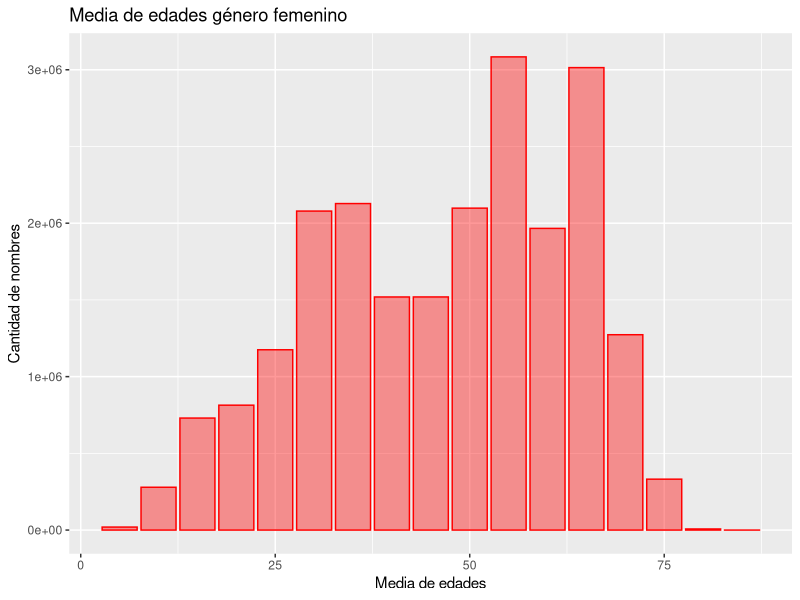
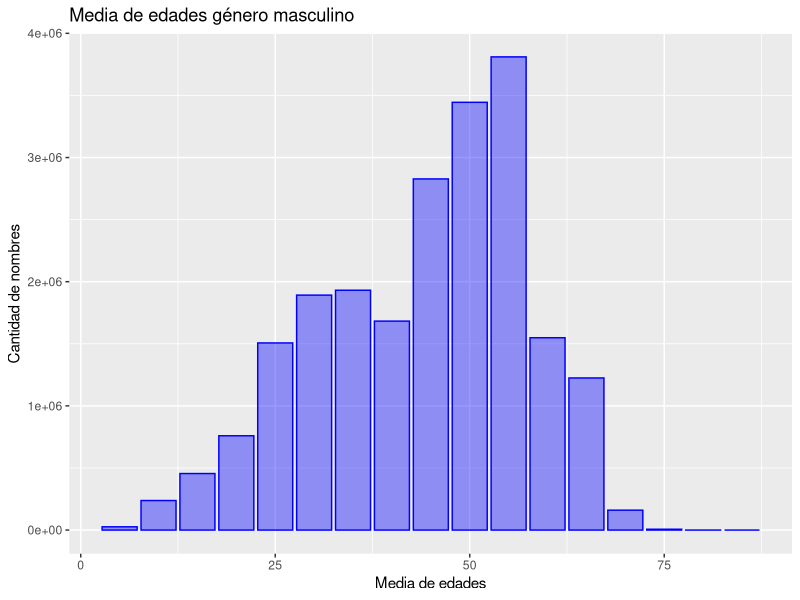
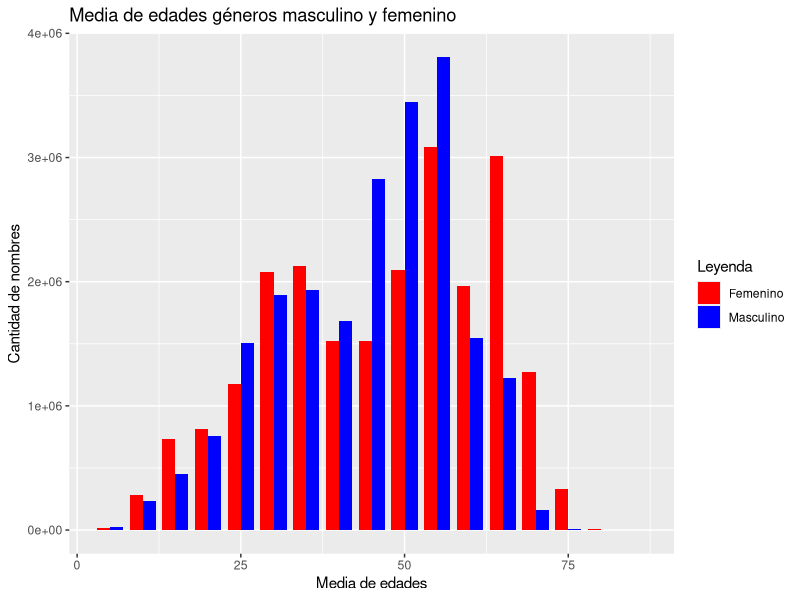

Here is the R script that generated these plots, in order:
## ---- chunk 1
library(ggplot2)
female_data <- read.csv('female_names.csv', header = TRUE)
male_data <- read.csv('male_names.csv', header = TRUE)

female_max <- female_data[which.max(female_data$frequency),]
male_max <- male_data[which.max(male_data$frequency),]

get_frecuency_range <- function(dataframe, gender) {
  l <- seq(5, 85, by=5)
  df <- data.frame(mean_age = numeric(), female_count = numeric())
  
  for (i in seq_along(l)) {
    temp_data <- dataframe[dataframe$mean_age >= (l[i] - 5) & dataframe$mean_age < l[i], ]
    df <- rbind(df, data.frame(
      gender = gender,
      mean_age = l[i],
      frecuency = sum(temp_data$frequency)))    
  }

  return (df)
}

count_names <- function(name) {
    return (sapply(gregexpr('\\S+', name), length))
}
## ---- chunk 2
female_frequency_range <- get_frecuency_range(female_data, 'female')
ggplot(data=female_frequency_range, aes(x=mean_age, y=frecuency)) +
  geom_histogram(stat='identity', alpha = .4, color = 'red', fill = 'red', position = 'dodge') +
  labs(title='Media de edades género femenino', x='Media de edades', y='Cantidad de nombres')
## ---- chunk 3
male_frequency_range <- get_frecuency_range(male_data, 'male')
ggplot(data=male_frequency_range, aes(x=mean_age, y=frecuency)) +
  geom_histogram(stat='identity', alpha = .4, color = 'blue', fill = 'blue', position = 'dodge') +
  labs(title='Media de edades género masculino', x='Media de edades', y='Cantidad de nombres')
## ---- chunk 4
combined_data <- rbind(female_frequency_range, male_frequency_range)
ggplot(combined_data, aes(x=mean_age, y=frecuency, fill=gender)) +
  geom_bar(stat="identity", width=4, position = "dodge") +
  labs(title='Media de edades géneros masculino y femenino', x='Media de edades', y='Cantidad de nombres') +
  scale_fill_manual("Leyenda", values = c("female" = "red", "male" = "blue"), breaks=c("female", "male"), labels=c('Femenino', 'Masculino'))
